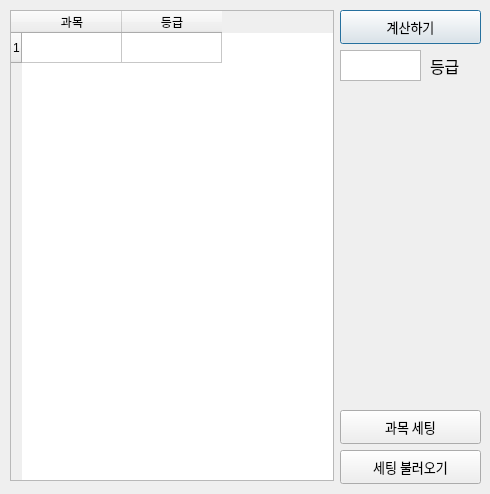
<?xml version="1.0" encoding="UTF-8"?>
<ui version="4.0">
 <class>Calculator</class>
 <widget class="QDialog" name="Calculator">
  <property name="geometry">
   <rect>
    <x>0</x>
    <y>0</y>
    <width>490</width>
    <height>494</height>
   </rect>
  </property>
  <property name="windowTitle">
   <string>Dialog</string>
  </property>
  <widget class="QPushButton" name="ok">
   <property name="geometry">
    <rect>
     <x>340</x>
     <y>10</y>
     <width>141</width>
     <height>34</height>
    </rect>
   </property>
   <property name="font">
    <font>
     <family>210 Appgulim</family>
     <pointsize>10</pointsize>
     <weight>50</weight>
     <bold>false</bold>
    </font>
   </property>
   <property name="text">
    <string>계산하기</string>
   </property>
  </widget>
  <widget class="QTextBrowser" name="displayResult">
   <property name="geometry">
    <rect>
     <x>340</x>
     <y>50</y>
     <width>81</width>
     <height>31</height>
    </rect>
   </property>
  </widget>
  <widget class="QLabel" name="label">
   <property name="geometry">
    <rect>
     <x>430</x>
     <y>50</y>
     <width>77</width>
     <height>31</height>
    </rect>
   </property>
   <property name="font">
    <font>
     <family>210 Appgulim</family>
     <pointsize>12</pointsize>
     <weight>50</weight>
     <bold>false</bold>
    </font>
   </property>
   <property name="text">
    <string>등급</string>
   </property>
  </widget>
  <widget class="QPushButton" name="loadSetting">
   <property name="geometry">
    <rect>
     <x>340</x>
     <y>450</y>
     <width>141</width>
     <height>34</height>
    </rect>
   </property>
   <property name="font">
    <font>
     <family>210 Appgulim</family>
     <pointsize>10</pointsize>
     <weight>50</weight>
     <bold>false</bold>
    </font>
   </property>
   <property name="text">
    <string>세팅 불러오기</string>
   </property>
  </widget>
  <widget class="QPushButton" name="settingSubject">
   <property name="geometry">
    <rect>
     <x>340</x>
     <y>410</y>
     <width>141</width>
     <height>34</height>
    </rect>
   </property>
   <property name="font">
    <font>
     <family>210 Appgulim</family>
     <pointsize>10</pointsize>
     <weight>50</weight>
     <bold>false</bold>
    </font>
   </property>
   <property name="text">
    <string>과목 세팅</string>
   </property>
  </widget>
  <widget class="QTableWidget" name="displaySubject">
   <property name="geometry">
    <rect>
     <x>10</x>
     <y>10</y>
     <width>324</width>
     <height>471</height>
    </rect>
   </property>
   <property name="editTriggers">
    <set>QAbstractItemView::NoEditTriggers</set>
   </property>
   <property name="rowCount">
    <number>1</number>
   </property>
   <property name="columnCount">
    <number>2</number>
   </property>
   <row/>
   <column>
    <property name="text">
     <string>과목</string>
    </property>
   </column>
   <column>
    <property name="text">
     <string>등급</string>
    </property>
   </column>
  </widget>
 </widget>
 <resources/>
 <connections/>
</ui>
